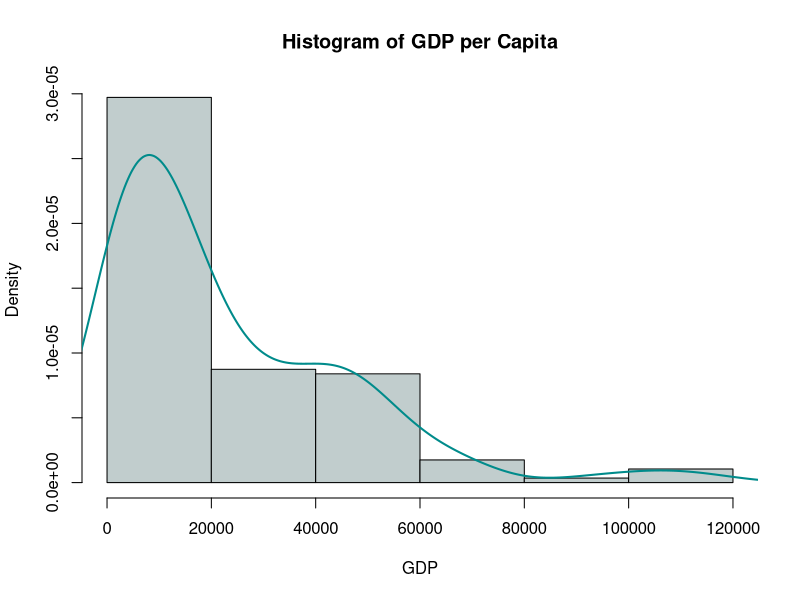
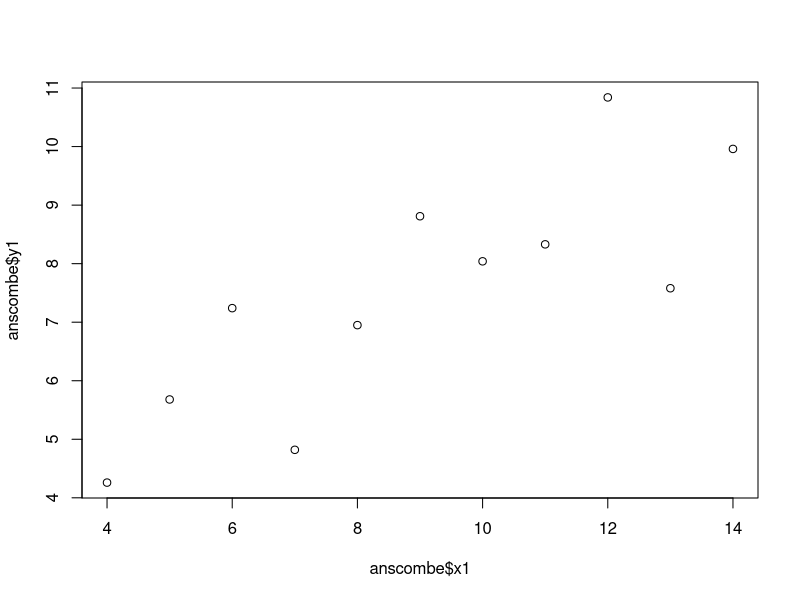
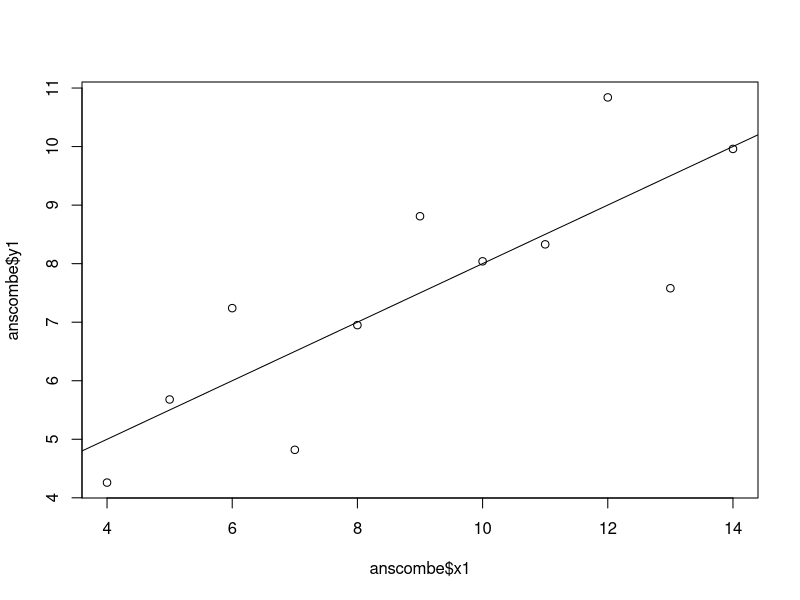
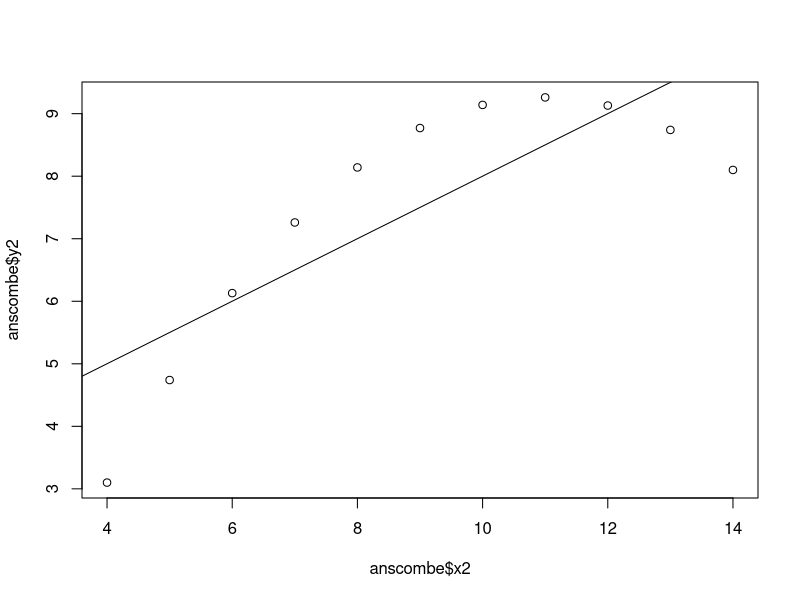
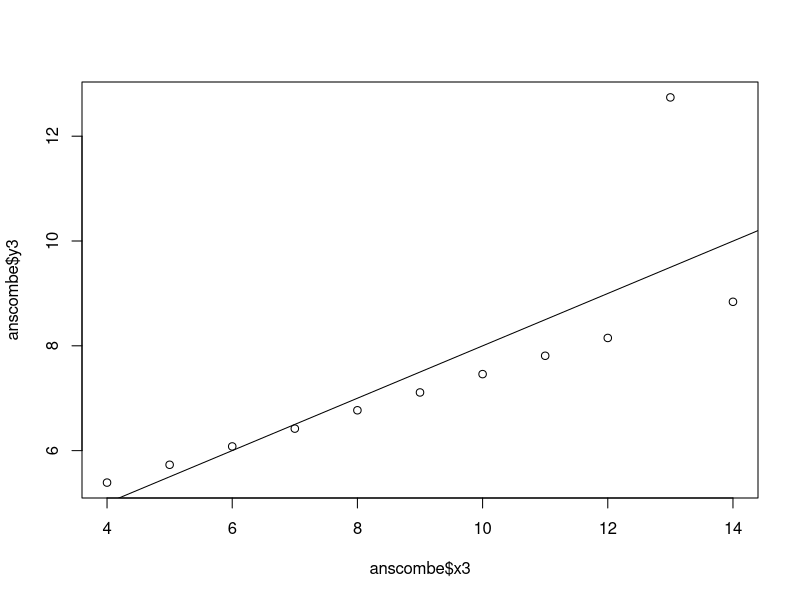
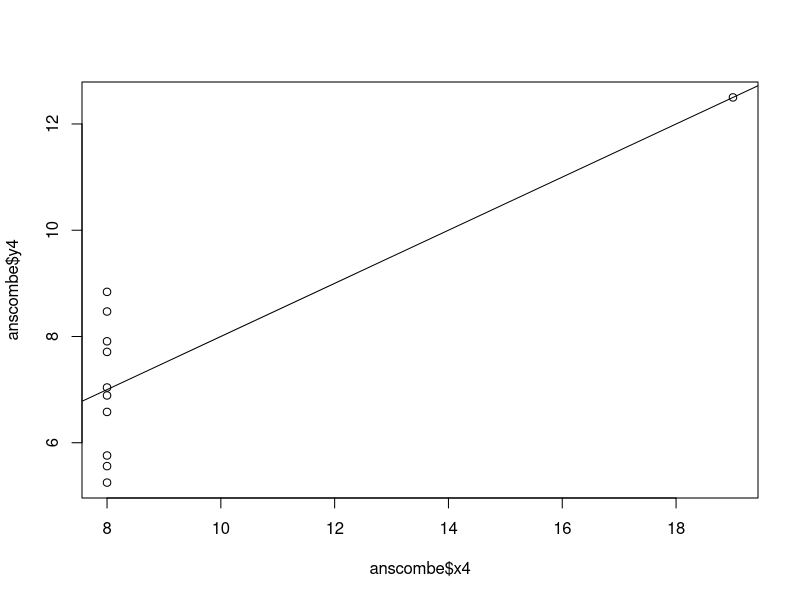
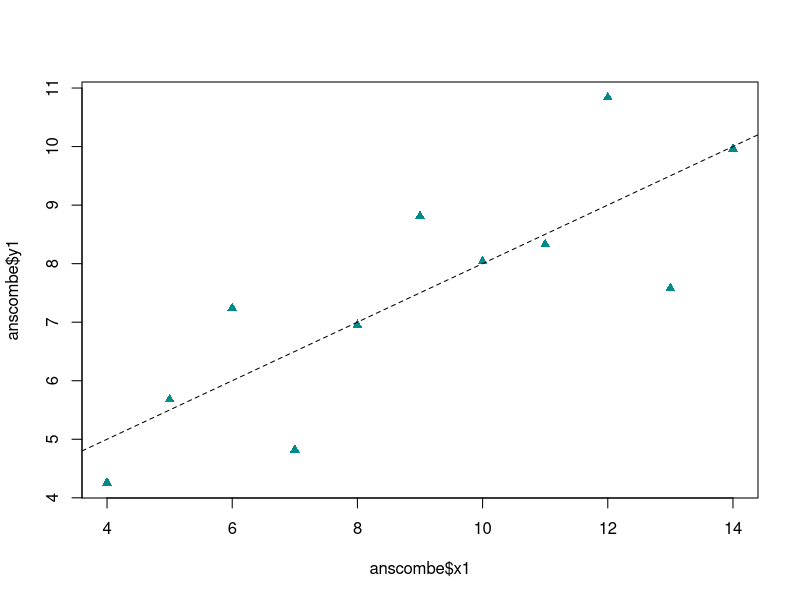
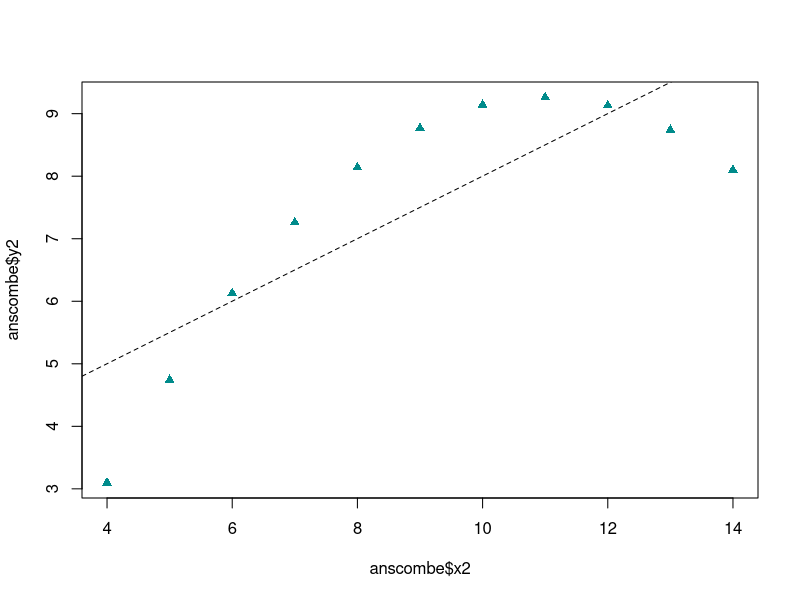

Reproduce these figures in R, in order.
## ---- chunk 1
library(readxl)
df <- read_excel('myHPI.xlsx') # import data
df <- na.omit(df) # remove na's

hist_density <- density(df$GDP) # create density line
hist(df$GDP, # histogram function
     breaks = 7, # 7 sections
     freq = FALSE, # use density instead of frequency
     col = 'azure3', 
     main = 'Histogram of GDP per Capita',
     xlab = 'GDP'
     )
lines(hist_density, # add density line on top of the histogram
      col = 'cyan4',
      lwd = 2)
## ---- chunk 2
data(anscombe)  # Load Anscombe's data
summary(anscombe)

## Simple version
plot(anscombe$x1,anscombe$y1)
summary(anscombe)

# Create four model objects
lm1 <- lm(y1 ~ x1, data=anscombe)
summary(lm1)
lm2 <- lm(y2 ~ x2, data=anscombe)
summary(lm2)
lm3 <- lm(y3 ~ x3, data=anscombe)
summary(lm3)
lm4 <- lm(y4 ~ x4, data=anscombe)
summary(lm4)
## ---- chunk 3
# Default Plots
plot(anscombe$x1,anscombe$y1)
abline(coefficients(lm1))
plot(anscombe$x2,anscombe$y2)
abline(coefficients(lm2))
plot(anscombe$x3,anscombe$y3)
abline(coefficients(lm3))
plot(anscombe$x4,anscombe$y4)
abline(coefficients(lm4))

# New Plots With Dashed Lines and Triangle Plotting Characters
plot(anscombe$x1, 
     anscombe$y1,
     col = "cyan4",
     pch = 17
     )
abline(coefficients(lm1), lty = 2)
plot(anscombe$x2, 
     anscombe$y2,
     col = "cyan4",
     pch = 17
     )
abline(coefficients(lm2), lty = 2)
plot(anscombe$x3, 
     anscombe$y3,
     col = "cyan4",
     pch = 17
     )
abline(coefficients(lm3), lty = 2)
plot(anscombe$x4, 
     anscombe$y4,
     col = "cyan4",
     pch = 17
     )
abline(coefficients(lm4), lty = 2)
## ---- chunk 4
par(family = "serif")
plot(anscombe$x1, 
     anscombe$y1,
     col = "#E39110",
     pch = "A"
     )
abline(coefficients(lm1), lty = 2)
plot(anscombe$x2, 
     anscombe$y2,
     col = "#E39110",
     pch = "A"
     )
abline(coefficients(lm2), lty = 2)
plot(anscombe$x3, 
     anscombe$y3,
     col = "#E39110",
     pch = "A"
     )
abline(coefficients(lm3), lty = 2)
plot(anscombe$x4, 
     anscombe$y4,
     col = "#E39110",
     pch = "A"
     )
abline(coefficients(lm4), lty = 2)
par(family = "")
## ---- chunk 5
library(ggplot2)
ggplot(anscombe, aes(x = x1, y = y1)) +
  geom_point(color = "#720F96", shape = 17, size = 2) +
  geom_smooth(
    method = "lm",
    se = FALSE,
    color = "#2B232E"
  ) +
  labs(title = "Anscombe 1", x = "X1", y = "Y1") +
  theme_minimal()

ggplot(anscombe, aes(x = x2, y = y2)) +
  geom_point(color = "#720F96", shape = 17, size = 2) +
  geom_smooth(
    method = "lm",
    se = FALSE,
    color = "#2B232E"
  ) +
  labs(title = "Anscombe 2", x = "X2", y = "Y2") +
  theme_minimal()

ggplot(anscombe, aes(x = x3, y = y3)) +
  geom_point(color = "#720F96", shape = 17, size = 2) +
  geom_smooth(
    method = "lm",
    se = FALSE,
    color = "#2B232E"
  ) +
  labs(title = "Anscombe 3", x = "X3", y = "Y3") +
  theme_minimal()

ggplot(anscombe, aes(x = x4, y = y4)) +
  geom_point(color = "#720F96", shape = 17, size = 2) +
  geom_smooth(
    method = "lm",
    se = FALSE,
    color = "#2B232E"
  ) +
  labs(title = "Anscombe 4", x = "X4", y = "Y4") +
  theme_minimal()
